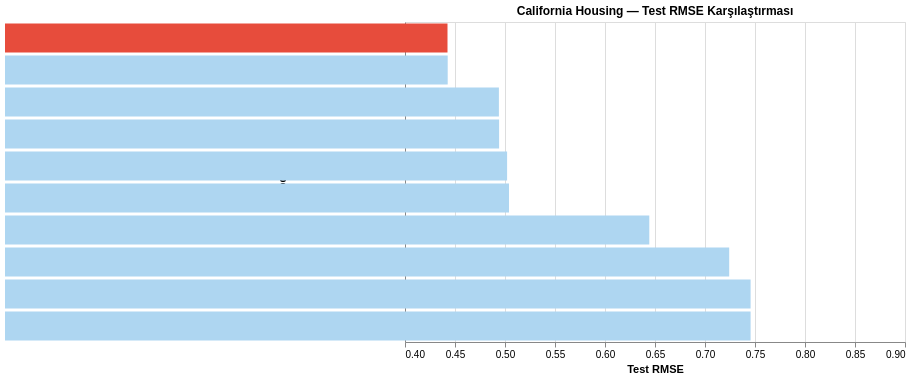

Source (notebook cell):
### Code cell
# ─── Altair: RMSE & R² Karşılaştırma ─────────────────────────────────────────

chart_cmp = alt.Chart(df_cmp).mark_bar().encode(
    x=alt.X('Test RMSE:Q', scale=alt.Scale(domain=[0.4, 0.9])),
    y=alt.Y('Model:N', sort='x'),
    color=alt.condition(
        alt.datum['Test RMSE'] == df_cmp['Test RMSE'].min(),
        alt.value('#E74C3C'), alt.value('#AED6F1')
    ),
    tooltip=['Model:N',
             alt.Tooltip('Test RMSE:Q', format='.4f'),
             alt.Tooltip('Test R²:Q', format='.4f')]
).properties(width=500, height=320,
             title='California Housing — Test RMSE Karşılaştırması')

chart_cmp.configure_title(fontSize=12).show()

### Figure 1 — Vega-Lite specification as saved in the notebook (floating-point values rounded to 4 significant figures)
{"config": {"view": {"continuousWidth": 300, "continuousHeight": 300}, "title": {"fontSize": 12}}, "data": {"name": "data-4279278ecd7cfbb8af1aaddc5eeddcef"}, "mark": {"type": "bar"}, "encoding": {"color": {"condition": {"test": "(datum['Test RMSE'] === 0.4425)", "value": "#E74C3C"}, "value": "#AED6F1"}, "tooltip": [{"field": "Model", "type": "nominal"}, {"field": "Test RMSE", "format": ".4f", "type": "quantitative"}, {"field": "Test R²", "format": ".4f", "type": "quantitative"}], "x": {"field": "Test RMSE", "scale": {"domain": [0.4, 0.9]}, "type": "quantitative"}, "y": {"field": "Model", "sort": "x", "type": "nominal"}}, "height": 320, "title": "California Housing — Test RMSE Karşılaştırması", "width": 500, "$schema": "https://vega.github.io/schema/vega-lite/v5.20.1.json", "datasets": {"data-4279278ecd7cfbb8af1aaddc5eeddcef": [{"Model": "XGBoost", "CV RMSE": 0.4511, "CV Std": 0.011, "Test RMSE": 0.4425, "Test MAE": 0.2896, "Test R²": 0.8506}, {"Model": "LightGBM", "CV RMSE": 0.456, "CV Std": 0.0118, "Test RMSE": 0.4427, "Test MAE": 0.2909, "Test R²": 0.8504}, {"Model": "RF GridSearch Best", "CV RMSE": 0.4969, "CV Std": 0.0116, "Test RMSE": 0.4939, "Test MAE": 0.3274, "Test R²": 0.8138}, {"Model": "Gradient Boosting", "CV RMSE": 0.4914, "CV Std": 0.0104, "Test RMSE": 0.4941, "Test MAE": 0.3326, "Test R²": 0.8137}, {"Model": "Extra Trees", "CV RMSE": 0.5062, "CV Std": 0.01, "Test RMSE": 0.5021, "Test MAE": 0.3255, "Test R²": 0.8076}, {"Model": "Random Forest (200)", "CV RMSE": 0.5097, "CV Std": 0.0123, "Test RMSE": 0.504, "Test MAE": 0.3268, "Test R²": 0.8062}, {"Model": "Decision Tree (CV-best)", "CV RMSE": 0.6503, "CV Std": 0.0093, "Test RMSE": 0.6443, "Test MAE": 0.4357, "Test R²": 0.6833}, {"Model": "Decision Tree (d=5)", "CV RMSE": 0.7228, "CV Std": 0.0104, "Test RMSE": 0.7242, "Test MAE": 0.5223, "Test R²": 0.5997}, {"Model": "Ridge (CV)", "CV RMSE": 0.7205, "CV Std": 0.0139, "Test RMSE": 0.7456, "Test MAE": 0.5332, "Test R²": 0.5758}, {"Model": "Doğrusal Regresyon", "CV RMSE": 0.7205, "CV Std": 0.0139, "Test RMSE": 0.7456, "Test MAE": 0.5332, "Test R²": 0.5758}]}}
